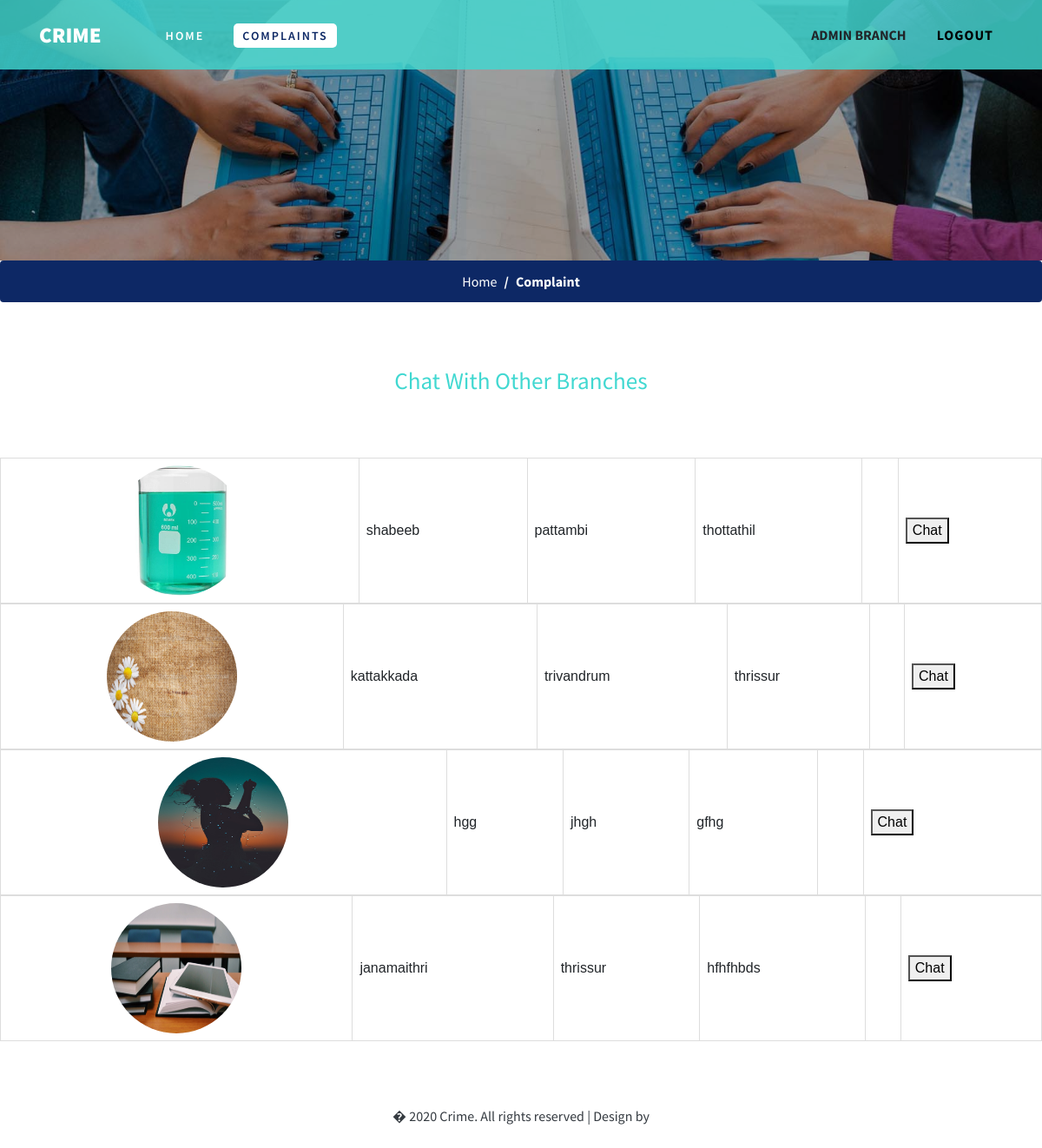
The app's page /chatpolice (signed in) with its own data.
### crime/models.py (models this page shows)
class branches(models.Model):
    bnname=models.CharField(max_length=100)
    bpass=models.CharField(max_length=100)
    barea = models.CharField(max_length=800)
    profile = models.ImageField(upload_to="image")
    nopolice = models.CharField(max_length=10)
    address = models.CharField(max_length=2000)

### crime/views.py (the view)
# urls.py: path("chatpolice", views.chatpolice, name="chatpolice"),
def chatpolice(request):
    bnname=request.session['bnname']
    reg=branches.objects.all()
    return render(request,"chatpolice.html",{'bnname':bnname,'reg':reg})

### template/chatpolice.html (shortened to what this page needs)
{% load static %}
<!DOCTYPE html>
<html lang="zxx">
<head>
    <link href="{%static 'css/bootstrap.min.css' %}" type="text/css" rel="stylesheet" media="all">
    <link href="{%static 'css/style.css' %}" type="text/css" rel="stylesheet" media="all">
    <link href="{%static 'css/font-awesome.min.css' %}" rel="stylesheet">
</head>
<body>
    <header>
        <div class="container">
            <nav class="navbar navbar-expand-lg navbar-light p-0">
                    <h1><a class="navbar-brand" href="policehome">Crime
                        </a></h1>
                    <div class="collapse navbar-collapse" id="navbarSupportedContent">
                        <ul class="ml-lg-5 navbar-nav mr-lg-auto">
                            <li class="nav-item mr-lg-4 mt-lg-0 mt-sm-4 mt-3">
                                <a href="policehome">Home</a>
                            </li>
                            <li class="nav-item  active dropdown mr-lg-4 my-lg-0 my-sm-4 my-3">
                                <a href="#" id="navbarDropdown" role="button" data-toggle="dropdown" aria-haspopup="true"
                                    aria-expanded="false">
                                    Complaints
                                </a>
                            </li>
                        </ul>
                            <ul>
                                <li class="nav-item dropdown mr-lg-4 my-lg-0 my-sm-4 my-3 text-uppercase font-weight-bold d-block">{{bnname}} Branch</li>
                            </ul>
                            <button type="button" class="btn w3ls-btn text-uppercase font-weight-bold d-block" data-toggle="modal"
                            aria-pressed="false">
                                <a href="Run_Here" style="color: black;">Logout</a>
                        </button>
                    </div>
                </nav>
        </div>
    </header>
    <div class="inner-banner-w3ls">
    </div>
    <nav aria-label="breadcrumb">
        <ol class="breadcrumb d-flex justify-content-center bg-theme">
            <li class="breadcrumb-item">
                <a href="policehome" class="text-white">Home</a>
            </li>
            <li class="breadcrumb-item active text-white font-weight-bold" aria-current="page">Complaint</li>
        </ol>
    </nav>
    <section class="contact-w3pvt py-lg-5">
           <div class="title-sec-w3layouts_pvt text-center">
                            <h4 class="w3layouts_pvt-head">Chat With Other Branches</h4>
                        </div>
        <br>
        <br>
        <br>
        {% for i in reg %}
          {% if bnname != i.bnname %}
               <table style="width: 100%">
                   <tr>
                    <td style="text-align: center; vertical-align: middle; "> <img style="width: 150px; height: 150px; border-radius: 50%; cursor: pointer;" src="media/{{i.profile}}" ></td>
                     <td>{{i.bnname}}</td>
            <td>{{i.barea}}</td>
            <td>{{i.address}}</td>
            <form action="chatpolice2" method="post">
            <td><input type="hidden" name="bbna" value="{{i.bnname}}"></td>
            <td><button>Chat</button></td>
        </form>
        </tr>
               </table>
               {% endif %}
     {% endfor %}
    </section>
    <div class="cpy-right text-center py-4">
        <p class="text-dark">� 2020 Crime. All rights reserved | Design by
        </p>
    </div>
</body>
</html>

### static/css/style.css (style rules this page uses)
body { font-family: 'Source Sans Pro', sans-serif; background: #fff; }
body a { transition: 0.5s all; -webkit-transition: 0.5s all; -moz-transition: 0.5s all; -o-transition: 0.5s all; -ms-transition: 0.5s all; text-decoration: none; outline: none; }
h1, h2, h3, h4, h5, h6 { margin: 0; font-family: 'Source Sans Pro', sans-serif; }
p { margin: 0; color: #777; font-size: 1em; line-height: 1.8; }
ul { margin: 0; padding: 0; }
ul { list-style-type: none; }
.bg-theme { background: #0d2865 !important; color: #fff; }
.navbar-light .navbar-brand, .navbar-light .navbar-brand:hover { color: #fff; }
.navbar-brand { color: #fff; font-size: 25px; font-weight: 800; text-transform: uppercase; line-height: 2; }
.w3ls-btn { font-size: 1em; letter-spacing: 1px; background: transparent; padding: 0 10px; border-radius: 0; color: #fff; }
li.nav-item a { color: #fff; text-transform: uppercase; font-weight: 600; letter-spacing: 2px; padding: 5px 10px; font-size: 14px; }
li.nav-item a:hover, li.nav-item.active a { color: #0d2865; background: #fff; border-radius: 5px; }
header { padding: 10px 0; background: rgba(65, 216, 209, 0.82); width: 100%; position: absolute; z-index: 9; }
.inner-banner-w3ls { background: url(../images/inner.jpg) no-repeat center; -webkit-background-size: cover; -moz-background-size: cover; -o-background-size: cover; -ms-background-size: cover; background-size: cover; min-height: 300px; position: relative; }
.inner-banner-w3ls:before { background: rgba(0, 0, 0, 0.37); position: absolute; content: ''; width: 100%; height: 100%; left: 0; top: 0; }
.breadcrumb-item+.breadcrumb-item::before { display: inline-block; padding-right: .5rem; color: #ffffff; content: "/"; }
h4.w3layouts_pvt-head { font-size: 1.7em; text-transform: capitalize; margin-top: 10px; color: #41d8d1; }

### template/chatpolice.html (style rules this page uses)
table { font-family: arial, sans-serif; border-collapse: collapse; width: 100%; }
td, th { border: 1px solid #dddddd; text-align: left; padding: 8px; }

### records on screen
branches: profile (picture), bnname "shabeeb", barea "pattambi", address "thottathil"
branches: profile (picture), bnname "kattakkada", barea "trivandrum", address "thrissur"
branches: profile (picture), bnname "hgg", barea "jhgh", address "gfhg"
branches: profile (picture), bnname "janamaithri", barea "thrissur", address "hfhfhbds"

### other values on screen
{{ bnname }} "ADMIN"
